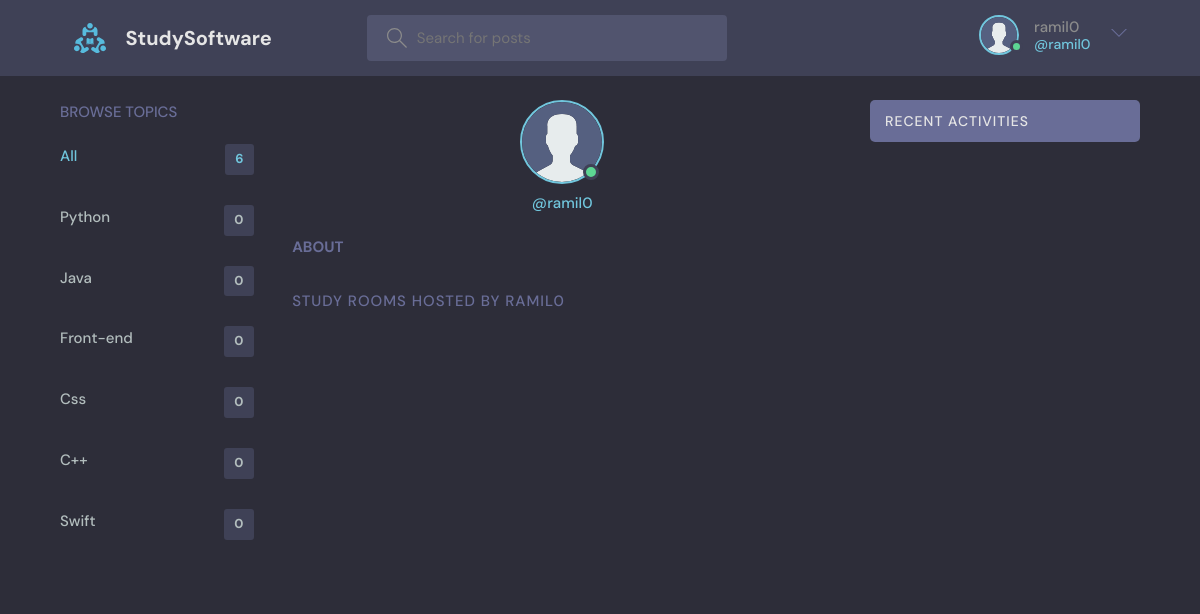
/profile/1/ (signed in), run on the app's committed database.
### base/models.py (models this page shows, shortened)
class Topic(models.Model):
    name = models.CharField(max_length=200)

### base/views.py (the view)
# urls.py: path('profile/<str:pk>/', views.userProfile, name = "user-profile"),
def userProfile(request, pk):
    user = User.objects.get(id=pk)
    rooms = user.room_set.all()
    room_messages = user.message_set.all()
    topics =  Topic.objects.all()
    context = {'user':user,'rooms':rooms, 'room_messages':room_messages, 'topics':topics}
    return render(request,'base/profile.html', context)

### base/templates/base/profile.html (shortened to what this page needs)
{% extends 'main.html' %}
{% load static %}
{% block content %}
<main class="profile-page layout layout--3">
  <div class="container">
    {% include 'base/topics_component.html' %}
    <div class="roomList">
      <div class="profile">
        <div class="profile__avatar">
          <div class="avatar avatar--large active">
            <img src="{% static 'images/avatar.svg' %}" />
          </div>
        </div>
        <div class="profile__info">
          <p>@{{user.username}}</p>
        </div>
        <div class="profile__about">
          <h3>About</h3>
        </div>
      </div>
      <div class="roomList__header">
        <div>
          <h2>Study Rooms Hosted by {{user.username}}</a>
          </h2>
        </div>
      </div>
    </div>
    {% include 'base/activity_component.html' %}
  </div>
</main>
{% endblock content %}

### templates/navbar.html (shortened to what this page needs)
{% load static %}
<header class="header header--loggedIn">
    <div class="container">
        <a href="{% url 'home' %}" class="header__logo">
            <img src="{% static 'images/logo.svg' %}" />
            <h1>StudySoftware</h1>
        </a>
        <form class="header__search" method="GET" action="{% url 'home' %}">
            <label>
                <input name="q" placeholder="Search for posts" />
            </label>
        </form>
        <nav class="header__menu">
            {% if request.user.is_authenticated %}
            <div class="header__user">
                <a href="{%url 'user-profile' user.id %}">
                    <div class="avatar avatar--medium active">
                        <img src="{% static 'images/avatar.svg' %}"/>
                    </div>
                    <p>{{request.user}} <span>@{{request.user.username}}</span></p>
                </a>
                <button class="dropdown-button">
                    <svg version="1.1" xmlns="http://www.w3.org/2000/svg" width="32" height="32" viewBox="0 0 32 32">
                        <title>chevron-down</title>
                        <path d="M16 21l-13-13h-3l16 16 16-16h-3l-13 13z"></path>
                    </svg>
                </button>
            </div>
            {% else %}
            <a href="{% url 'login' %}">
                <img src="{% static 'images/avatar.svg' %}" />
                <p>Login</p>
            </a>
            {% endif %}
        </nav>
    </div>
</header>

### base/templates/base/topics_component.html
<div class="topics">
    <div class="topics__header">
      <h2>Browse Topics</h2>
    </div>
    <ul class="topics__list">
      <li>
        <a href="{% url 'home'%}" class="active">All <span>{{topics.count}}</span></a>
      </li>
      {% for topic in topics %}
      <li>
        <a href="{% url 'home' %}?q={{topic.name}}" >{{topic.name}} <span>{{topic.room_set.all.count}}</span></a>
      </li>
      {% endfor %}
    </ul>
    <a class="btn btn--link" href="topics.html">
      <svg version="1.1" xmlns="http://www.w3.org/2000/svg" width="32" height="32" viewBox="0 0 32 32">
      </svg>
    </a>
  </div>

### data on the page
Topic: name "Python", room_set.all.count "0"
Topic: name "Java", room_set.all.count "0"
Topic: name "Front-end", room_set.all.count "0"
Topic: name "Css", room_set.all.count "0"
Topic: name "C++", room_set.all.count "0"
Topic: name "Swift", room_set.all.count "0"

### other printed values
{{ request.user }} "ramil0"
{{ request.user.username }} "ramil0"
{{ topics.count }} "6"
{{ user.username }} "ramil0"
{{ user.username }} "RAMIL0"
